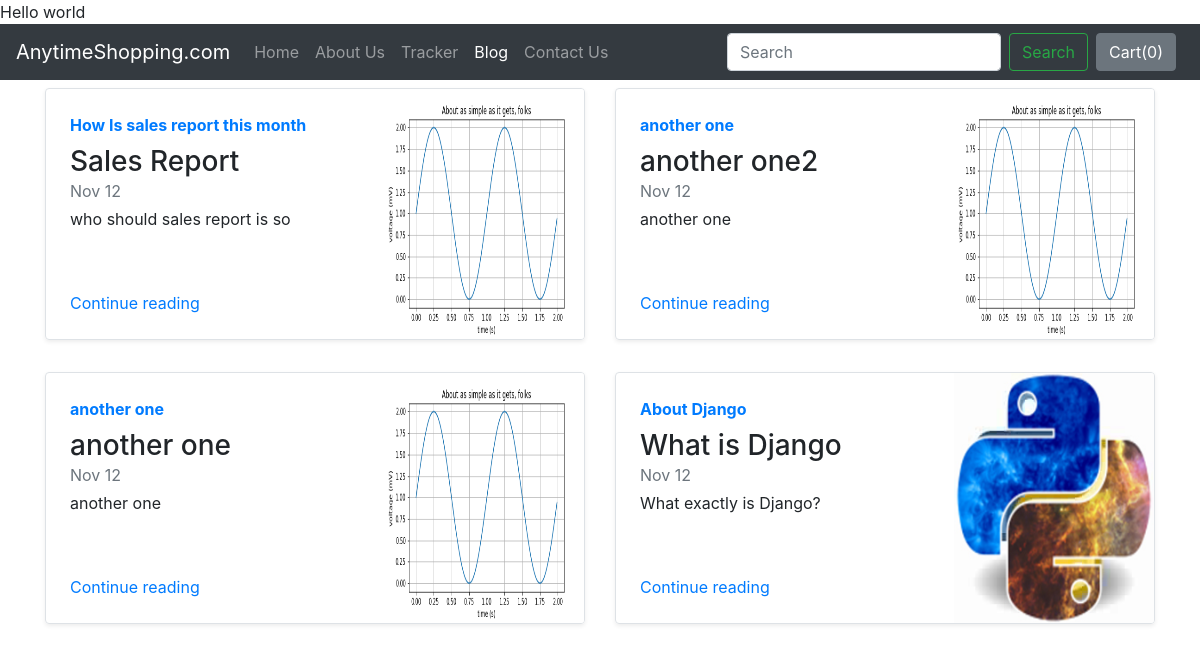
Screenshot of /blog/ with the database file from the repository.
### blog/models.py (models this page shows)
class Blogpost(models.Model):
    post_id = models.AutoField(primary_key=True)
    title = models.CharField(max_length=50)
    head0 = models.CharField(max_length=500, default="")
    chead0 = models.CharField(max_length=5000, default="")
    head1 = models.CharField(max_length=500, default="")
    chead1 = models.CharField(max_length=5000, default="")
    head2 = models.CharField(max_length=500, default="")
    chead2 = models.CharField(max_length=5000, default="")
    pub_date = models.DateField()
    thumbnail = models.ImageField(upload_to='shop/images', default="")
    def __str__(self):
        return self.title

### blog/views.py (the view)
# urls.py: path("", views.index, name="blogHome"),
def index(request):
    myposts = Blogpost.objects.all()
    print(myposts)
    return render(request, 'blog/index.html',
                  {'myposts': myposts})

### blog/templates/blog/index.html
{% extends 'blog/basic.html' %}
{% block body %}
<div class="container">
<div class="row my-2">
    {% for item in myposts %}
        <div class="col-md-6">
            <div
                class="row no-gutters border rounded overflow-hidden flex-md-row mb-4 shadow-sm h-md-250 position-relative">
                <div class="col p-4 d-flex flex-column position-static">
                    <strong class="d-inline-block mb-2 text-primary">{{item.head0}}</strong>
                    <h3 class="mb-0">{{item.title}}</h3>
                    <div class="mb-1 text-muted">Nov 12</div>
                    <p class="card-text mb-auto">{{item.head1}}</p>
                    <a href="blogpost/{{item.post_id}}" class="stretched-link">Continue reading</a>
                </div>
                <div class="col-auto d-none d-lg-block">
                    <img src="/media/{{item.thumbnail}}" class="bd-placeholder-img" width="200" height="250"
                        aria-label="Placeholder: Thumbnail"/>
                </div>
            </div>
        </div>
{% if forloop.counter|divisibleby:2 %}
    </div><div class="row my-2">
    {% endif %}
    {% endfor %}
</div>
{% endblock %}

### rows the page displays
Blogpost: head0 "How Is sales report this month", title "Sales Report", head1 "who should sales report is so", thumbnail (picture)
Blogpost: head0 "another one", title "another one2", head1 "another one", thumbnail (picture)
Blogpost: head0 "another one", title "another one", head1 "another one", thumbnail (picture)
Blogpost: head0 "About Django", title "What is Django", head1 "What exactly is Django?", thumbnail (picture)
